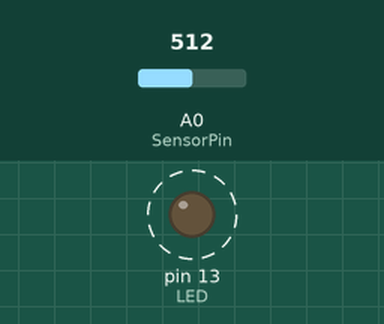
This sketch was run on a simulated Arduino Uno, built with avr-gcc and run on an emulated ATmega328P. Shown: output pins drawn as LEDs (lit = HIGH). Dashed ring = blinking. Inputs (shaded band) come from the test bench; at power-on: A0 (SensorPin) = 512. What the sketch prints to the serial monitor is not drawn.

Above: at 0.4 s.
Timing chart, 0 to 3.7 s (numbered marks = the images above):
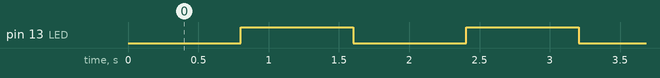

Measured:
- by itself, pin 13 (LED): alternates HIGH for 0.80 s and LOW for 0.80 s

The sketch:

PhSensor.ino
```cpp
/*
 # Cette code permet de recuper la valeur du ph et le votage correspondant
 # Ver   : 1.0
 # Product: analog pH meter
 # SKU   : SEN0169
 # Author : Bassirou NGOM
*/

#define SensorPin A0  //le pin ou est branche le capteur
#define Offset 2.50  //compensation de la deviation
#define LED 13      //le pin du led sur la carte
#define intervalMesure 20 //intervalle de ou on lit les valeurs sur le pin SensorPin
#define intervalConvertion 800 //intervalle ou les valeurs prises seront convertis en ph
#define tailleEchantillon  40  //taille des echantillons

int tableauPh[tailleEchantillon];  //tableau stokage des echantillons
int indexPh=0;

void setup(void)
{
 pinMode(LED,OUTPUT);
 Serial.begin(9600);
 Serial.println("pH meter ");  //Test the serial monitor

}

void loop(void)
{
 static unsigned long samplingTime = millis();
 static unsigned long printTime = millis();
 static float pHValue,voltage;

 if(millis()-samplingTime > intervalMesure){
   tableauPh[indexPh++]=analogRead(SensorPin);
   if(indexPh==tailleEchantillon)
    indexPh=0;
   voltage = moyenne(tableauPh, tailleEchantillon)*5.0/1024;
   pHValue = 3.5*voltage+Offset;
   samplingTime=millis();
 }

 if(millis() - printTime > intervalConvertion)  //Every 800 milliseconds, print a numerical, convert the state of the LED indicator
 {
 Serial.print("Voltage:");
 Serial.print(voltage,2);
 Serial.print("  pH value: ");
 Serial.println(pHValue,2);
 digitalWrite(LED,digitalRead(LED)^1);
 printTime=millis();
 }

}

double moyenne(int* arr, int number){
 int i;
 int max,min;
 double avg;
 long amount=0;
 if(number<=0){
  Serial.println("Error number for the array to avraging!/n");
  return 0;
}

 if(number<5){  //less than 5, calculated directly statistics
  for(i=0;i<number;i++){
    amount+=arr[i];
  }
  avg = amount/number;
  return avg;
 }else{

   if(arr[0]<arr[1]){
    min = arr[0];max=arr[1];
   }
   else{
     min=arr[1];max=arr[0];
    }

 for(i=2;i<number;i++){
  if(arr[i]<min){
    amount+=min;  //arr<min
    min=arr[i];
  }else {
    if(arr[i]>max){
      amount+=max;  //arr>max
      max=arr[i];
    }else{
      amount+=arr[i]; //min<=arr<=max
    }
  }//if

 }//for

 avg = (double)amount/(number-2);

 }//if

 return avg;

}
```
